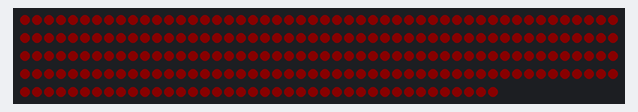
A sketch run on a simulated Arduino Uno, built with avr-gcc and run on an emulated ATmega328P. On the bench: 240 RGB LEDs in strip order, left to right, continuing on the next row. Dim RGB values are drawn brighter than linear.

Above: at 2.54 s.
At 2.95 s:
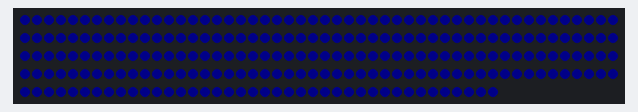

Measured:
- what the display in image 0 shows lasts 0.5 s, from 2.3 s to 2.8 s

The sketch:

policeLight.ino
```cpp
#include <Adafruit_NeoPixel.h>
#ifdef __AVR__
  #include <avr/power.h>
#endif
#define PIN            6
#define NUMPIXELS      240  // DEFINE YOUR NUM OF PIXELS!!!11elf
Adafruit_NeoPixel pixels = Adafruit_NeoPixel(NUMPIXELS, PIN, NEO_GRB + NEO_KHZ800);
int delayval = 5; // delay for half a second

int rcolor = 10;
int gcolor = 0;
int bcolor = 0;
int i;
int j;
int newpos;
int possible=0;
int counter=0;
int deleter=0;
int array[240];
int temp;


void setup()
{
  pixels.begin();
  for(int i=0;i<NUMPIXELS;i++)
  {
    pixels.setPixelColor(i, pixels.Color(0,0,0));
    pixels.show();
    //delay(1);
  }
}

void loop()
{
  for(int i=0;i<NUMPIXELS;i++)
  {
    pixels.setPixelColor(i, pixels.Color(rcolor,gcolor,bcolor));
    //temp=rcolor;
    //rcolor=bcolor;
    //bcolor=temp;
  }
    temp=rcolor;
    rcolor=bcolor;
    bcolor=temp;
  pixels.show();
  delay(400);
}


  /*

  for(i=0;i<NUMPIXELS;i++)
  {
    //define new random color
    rcolor = 10*random(1,25); //random(1,254);
    gcolor = 10*random(1,25); //random(1,254);
    bcolor = 10*random(1,25); //random(1,254);

    // present first color
    pixels.setPixelColor(0, pixels.Color(rcolor,gcolor,bcolor));
    pixels.show();
    delay(10);

    // move color to the end, NUMPIXELS-i: attach to existing colors
    for(j=2;j<NUMPIXELS-i;j=j+2)
    {
      pixels.setPixelColor(j-2, pixels.Color(0,0,0));
      pixels.setPixelColor(j, pixels.Color(rcolor,gcolor,bcolor));
      pixels.show();
      delay(delayval);
      if(j==(NUMPIXELS-i)-2)
      {
        pixels.setPixelColor(j, pixels.Color(0,0,0));
        pixels.setPixelColor(j+1, pixels.Color(rcolor,gcolor,bcolor));
              pixels.show();
      delay(delayval);
      }
    }
  }

  for(int i=0;i<NUMPIXELS;i++)
  {
    // clear strap
    pixels.setPixelColor(i, pixels.Color(0,0,0));
    pixels.show();
    delay(1);
  }
}

*/
```
